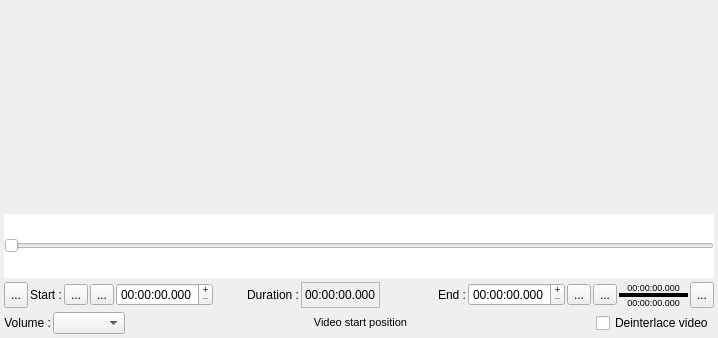
<?xml version="1.0" encoding="UTF-8"?>
<ui version="4.0">
 <class>wgt_QEditVideo</class>
 <widget class="QWidget" name="wgt_QEditVideo">
  <property name="geometry">
   <rect>
    <x>0</x>
    <y>0</y>
    <width>718</width>
    <height>338</height>
   </rect>
  </property>
  <property name="windowTitle">
   <string notr="true">EditVideoWidget</string>
  </property>
  <layout class="QVBoxLayout" name="verticalLayout">
   <property name="spacing">
    <number>4</number>
   </property>
   <property name="leftMargin">
    <number>4</number>
   </property>
   <property name="topMargin">
    <number>4</number>
   </property>
   <property name="rightMargin">
    <number>4</number>
   </property>
   <property name="bottomMargin">
    <number>4</number>
   </property>
   <item>
    <layout class="QVBoxLayout" name="verticalLayout_3">
     <property name="spacing">
      <number>0</number>
     </property>
     <property name="leftMargin">
      <number>0</number>
     </property>
     <property name="topMargin">
      <number>0</number>
     </property>
     <property name="rightMargin">
      <number>0</number>
     </property>
     <property name="bottomMargin">
      <number>0</number>
     </property>
     <item>
      <widget class="QMovieLabel" name="MovieFrame">
       <property name="sizePolicy">
        <sizepolicy hsizetype="Expanding" vsizetype="Expanding">
         <horstretch>0</horstretch>
         <verstretch>0</verstretch>
        </sizepolicy>
       </property>
       <property name="text">
        <string notr="true"/>
       </property>
       <property name="scaledContents">
        <bool>false</bool>
       </property>
      </widget>
     </item>
     <item>
      <widget class="QCustomRuler" name="CustomRuler">
       <property name="sizePolicy">
        <sizepolicy hsizetype="Expanding" vsizetype="Fixed">
         <horstretch>0</horstretch>
         <verstretch>0</verstretch>
        </sizepolicy>
       </property>
       <property name="minimumSize">
        <size>
         <width>0</width>
         <height>64</height>
        </size>
       </property>
       <property name="maximumSize">
        <size>
         <width>16777215</width>
         <height>64</height>
        </size>
       </property>
       <property name="styleSheet">
        <string notr="true">QSlider {
background: white;
}</string>
       </property>
       <property name="maximum">
        <number>99</number>
       </property>
       <property name="orientation">
        <enum>Qt::Horizontal</enum>
       </property>
      </widget>
     </item>
    </layout>
   </item>
   <item>
    <layout class="QHBoxLayout" name="horizontalLayout_5">
     <property name="spacing">
      <number>2</number>
     </property>
     <property name="leftMargin">
      <number>0</number>
     </property>
     <property name="topMargin">
      <number>0</number>
     </property>
     <property name="rightMargin">
      <number>0</number>
     </property>
     <property name="bottomMargin">
      <number>0</number>
     </property>
     <item>
      <widget class="QToolButton" name="VideoPlayerPlayPauseBT">
       <property name="sizePolicy">
        <sizepolicy hsizetype="Preferred" vsizetype="Preferred">
         <horstretch>0</horstretch>
         <verstretch>0</verstretch>
        </sizepolicy>
       </property>
       <property name="toolTip">
        <string extracomment="Tooltip in dialog box">Click to start play, click again to pause the movie</string>
       </property>
       <property name="text">
        <string notr="true">...</string>
       </property>
       <property name="icon">
        <iconset resource="../../RSCffDiaporama.qrc">
         <normaloff>:/img/player_play.png</normaloff>:/img/player_play.png</iconset>
       </property>
       <property name="iconSize">
        <size>
         <width>24</width>
         <height>24</height>
        </size>
       </property>
      </widget>
     </item>
     <item>
      <widget class="QLabel" name="label_17">
       <property name="text">
        <string>Start :</string>
       </property>
      </widget>
     </item>
     <item>
      <widget class="QToolButton" name="SeekLeftBt">
       <property name="toolTip">
        <string extracomment="Tooltip in dialog box">Move to start position</string>
       </property>
       <property name="text">
        <string notr="true">...</string>
       </property>
       <property name="icon">
        <iconset resource="../../RSCffDiaporama.qrc">
         <normaloff>:/img/player_rew.png</normaloff>:/img/player_rew.png</iconset>
       </property>
      </widget>
     </item>
     <item>
      <widget class="QToolButton" name="DefStartPosBT">
       <property name="toolTip">
        <string extracomment="Tooltip in dialog box">Use current position as start position</string>
       </property>
       <property name="text">
        <string notr="true">...</string>
       </property>
       <property name="icon">
        <iconset resource="../../RSCffDiaporama.qrc">
         <normaloff>:/img/PosStart.png</normaloff>:/img/PosStart.png</iconset>
       </property>
      </widget>
     </item>
     <item>
      <widget class="cQDateTimeEdit" name="StartPosEd">
       <property name="sizePolicy">
        <sizepolicy hsizetype="Preferred" vsizetype="Fixed">
         <horstretch>0</horstretch>
         <verstretch>0</verstretch>
        </sizepolicy>
       </property>
       <property name="toolTip">
        <string extracomment="Tooltip in dialog box">Define the start position to use</string>
       </property>
       <property name="buttonSymbols">
        <enum>QAbstractSpinBox::PlusMinus</enum>
       </property>
       <property name="specialValueText">
        <string notr="true"/>
       </property>
       <property name="displayFormat">
        <string notr="true">HH:mm:ss.zzz</string>
       </property>
      </widget>
     </item>
     <item>
      <widget class="QLabel" name="label_21">
       <property name="sizePolicy">
        <sizepolicy hsizetype="Expanding" vsizetype="Preferred">
         <horstretch>0</horstretch>
         <verstretch>0</verstretch>
        </sizepolicy>
       </property>
       <property name="text">
        <string>Duration :</string>
       </property>
       <property name="alignment">
        <set>Qt::AlignRight|Qt::AlignTrailing|Qt::AlignVCenter</set>
       </property>
      </widget>
     </item>
     <item>
      <widget class="QLabel" name="ActualDuration">
       <property name="frameShape">
        <enum>QFrame::StyledPanel</enum>
       </property>
       <property name="text">
        <string notr="true">00:00:00.000</string>
       </property>
      </widget>
     </item>
     <item>
      <widget class="QLabel" name="label_19">
       <property name="sizePolicy">
        <sizepolicy hsizetype="Expanding" vsizetype="Preferred">
         <horstretch>0</horstretch>
         <verstretch>0</verstretch>
        </sizepolicy>
       </property>
       <property name="text">
        <string>End :</string>
       </property>
       <property name="alignment">
        <set>Qt::AlignRight|Qt::AlignTrailing|Qt::AlignVCenter</set>
       </property>
      </widget>
     </item>
     <item>
      <widget class="cQDateTimeEdit" name="EndPosEd">
       <property name="sizePolicy">
        <sizepolicy hsizetype="Preferred" vsizetype="Fixed">
         <horstretch>0</horstretch>
         <verstretch>0</verstretch>
        </sizepolicy>
       </property>
       <property name="toolTip">
        <string extracomment="Tooltip in dialog box">Define the end position to use</string>
       </property>
       <property name="buttonSymbols">
        <enum>QAbstractSpinBox::PlusMinus</enum>
       </property>
       <property name="specialValueText">
        <string notr="true"/>
       </property>
       <property name="currentSection">
        <enum>QDateTimeEdit::HourSection</enum>
       </property>
       <property name="displayFormat">
        <string notr="true">HH:mm:ss.zzz</string>
       </property>
      </widget>
     </item>
     <item>
      <widget class="QToolButton" name="DefEndPosBT">
       <property name="toolTip">
        <string extracomment="Tooltip in dialog box">Use current position as end position</string>
       </property>
       <property name="text">
        <string notr="true">...</string>
       </property>
       <property name="icon">
        <iconset resource="../../RSCffDiaporama.qrc">
         <normaloff>:/img/PosEnd.png</normaloff>:/img/PosEnd.png</iconset>
       </property>
      </widget>
     </item>
     <item>
      <widget class="QToolButton" name="SeekRightBt">
       <property name="toolTip">
        <string extracomment="Tooltip in dialog box">Move to end position</string>
       </property>
       <property name="text">
        <string notr="true">...</string>
       </property>
       <property name="icon">
        <iconset resource="../../RSCffDiaporama.qrc">
         <normaloff>:/img/player_fwd.png</normaloff>:/img/player_fwd.png</iconset>
       </property>
      </widget>
     </item>
     <item>
      <layout class="QVBoxLayout" name="verticalLayout_2">
       <property name="spacing">
        <number>0</number>
       </property>
       <property name="leftMargin">
        <number>0</number>
       </property>
       <property name="topMargin">
        <number>0</number>
       </property>
       <property name="rightMargin">
        <number>0</number>
       </property>
       <property name="bottomMargin">
        <number>0</number>
       </property>
       <item>
        <widget class="QLabel" name="Position">
         <property name="sizePolicy">
          <sizepolicy hsizetype="Preferred" vsizetype="Preferred">
           <horstretch>0</horstretch>
           <verstretch>0</verstretch>
          </sizepolicy>
         </property>
         <property name="font">
          <font>
           <pointsize>7</pointsize>
          </font>
         </property>
         <property name="frameShape">
          <enum>QFrame::NoFrame</enum>
         </property>
         <property name="frameShadow">
          <enum>QFrame::Sunken</enum>
         </property>
         <property name="lineWidth">
          <number>0</number>
         </property>
         <property name="text">
          <string notr="true">00:00:00.000</string>
         </property>
         <property name="alignment">
          <set>Qt::AlignCenter</set>
         </property>
        </widget>
       </item>
       <item>
        <widget class="QProgressBar" name="BufferState">
         <property name="sizePolicy">
          <sizepolicy hsizetype="Preferred" vsizetype="Fixed">
           <horstretch>0</horstretch>
           <verstretch>0</verstretch>
          </sizepolicy>
         </property>
         <property name="minimumSize">
          <size>
           <width>0</width>
           <height>4</height>
          </size>
         </property>
         <property name="maximumSize">
          <size>
           <width>16777215</width>
           <height>4</height>
          </size>
         </property>
         <property name="font">
          <font>
           <family>Sans Serif</family>
           <pointsize>1</pointsize>
           <weight>75</weight>
           <bold>true</bold>
          </font>
         </property>
         <property name="styleSheet">
          <string notr="true">QProgressBar:horizontal {
border: 0px;
border-radius: 0px;
background: black;
padding-top: 1px;
padding-bottom: 2px;
padding-left: 1px;
padding-right: 1px;
}
QProgressBar::chunk:horizontal {
background: red;
}</string>
         </property>
         <property name="maximum">
          <number>5</number>
         </property>
         <property name="value">
          <number>0</number>
         </property>
         <property name="textVisible">
          <bool>false</bool>
         </property>
         <property name="format">
          <string notr="true"/>
         </property>
        </widget>
       </item>
       <item>
        <widget class="QLabel" name="Duration">
         <property name="sizePolicy">
          <sizepolicy hsizetype="Preferred" vsizetype="Preferred">
           <horstretch>0</horstretch>
           <verstretch>0</verstretch>
          </sizepolicy>
         </property>
         <property name="font">
          <font>
           <pointsize>7</pointsize>
          </font>
         </property>
         <property name="frameShadow">
          <enum>QFrame::Sunken</enum>
         </property>
         <property name="lineWidth">
          <number>0</number>
         </property>
         <property name="text">
          <string notr="true">00:00:00.000</string>
         </property>
         <property name="alignment">
          <set>Qt::AlignCenter</set>
         </property>
        </widget>
       </item>
      </layout>
     </item>
     <item>
      <widget class="QToolButton" name="VideoPlayerSaveImageBT">
       <property name="sizePolicy">
        <sizepolicy hsizetype="Preferred" vsizetype="Preferred">
         <horstretch>0</horstretch>
         <verstretch>0</verstretch>
        </sizepolicy>
       </property>
       <property name="toolTip">
        <string extracomment="Tooltip in dialog box">Save this image of the movie</string>
       </property>
       <property name="text">
        <string notr="true">...</string>
       </property>
       <property name="icon">
        <iconset resource="../../RSCffDiaporama.qrc">
         <normaloff>:/img/Camera.png</normaloff>:/img/Camera.png</iconset>
       </property>
       <property name="iconSize">
        <size>
         <width>24</width>
         <height>24</height>
        </size>
       </property>
      </widget>
     </item>
    </layout>
   </item>
   <item>
    <layout class="QHBoxLayout" name="horizontalLayout_3">
     <property name="spacing">
      <number>2</number>
     </property>
     <property name="leftMargin">
      <number>0</number>
     </property>
     <property name="topMargin">
      <number>0</number>
     </property>
     <property name="rightMargin">
      <number>0</number>
     </property>
     <property name="bottomMargin">
      <number>0</number>
     </property>
     <item>
      <widget class="QLabel" name="label_22">
       <property name="sizePolicy">
        <sizepolicy hsizetype="Preferred" vsizetype="Preferred">
         <horstretch>0</horstretch>
         <verstretch>0</verstretch>
        </sizepolicy>
       </property>
       <property name="text">
        <string>Volume :</string>
       </property>
       <property name="alignment">
        <set>Qt::AlignRight|Qt::AlignTrailing|Qt::AlignVCenter</set>
       </property>
      </widget>
     </item>
     <item>
      <widget class="QComboBox" name="VolumeReductionFactorCB">
       <property name="sizePolicy">
        <sizepolicy hsizetype="Preferred" vsizetype="Fixed">
         <horstretch>0</horstretch>
         <verstretch>0</verstretch>
        </sizepolicy>
       </property>
       <property name="toolTip">
        <string>Select the &quot; Master Volume &quot; for the movie</string>
       </property>
       <property name="currentIndex">
        <number>-1</number>
       </property>
      </widget>
     </item>
     <item>
      <widget class="QLabel" name="VideoStartLabel">
       <property name="sizePolicy">
        <sizepolicy hsizetype="Expanding" vsizetype="Preferred">
         <horstretch>0</horstretch>
         <verstretch>0</verstretch>
        </sizepolicy>
       </property>
       <property name="font">
        <font>
         <pointsize>8</pointsize>
        </font>
       </property>
       <property name="text">
        <string notr="true">Video start position</string>
       </property>
       <property name="alignment">
        <set>Qt::AlignCenter</set>
       </property>
       <property name="textInteractionFlags">
        <set>Qt::LinksAccessibleByMouse|Qt::TextSelectableByMouse</set>
       </property>
      </widget>
     </item>
     <item>
      <widget class="QCheckBox" name="DeinterlaceBt">
       <property name="toolTip">
        <string>Allows you to activate the deinterlace filter</string>
       </property>
       <property name="text">
        <string>Deinterlace video</string>
       </property>
      </widget>
     </item>
    </layout>
   </item>
  </layout>
 </widget>
 <customwidgets>
  <customwidget>
   <class>QCustomRuler</class>
   <extends>QSlider</extends>
   <header>CustomCtrl/QCustomRuler.h</header>
  </customwidget>
  <customwidget>
   <class>QMovieLabel</class>
   <extends>QLabel</extends>
   <header>CustomCtrl/QMovieLabel.h</header>
  </customwidget>
  <customwidget>
   <class>cQDateTimeEdit</class>
   <extends>QDateTimeEdit</extends>
   <header>CustomCtrl/cQDateTimeEdit.h</header>
  </customwidget>
 </customwidgets>
 <resources>
  <include location="../../RSCffDiaporama.qrc"/>
 </resources>
 <connections/>
</ui>
